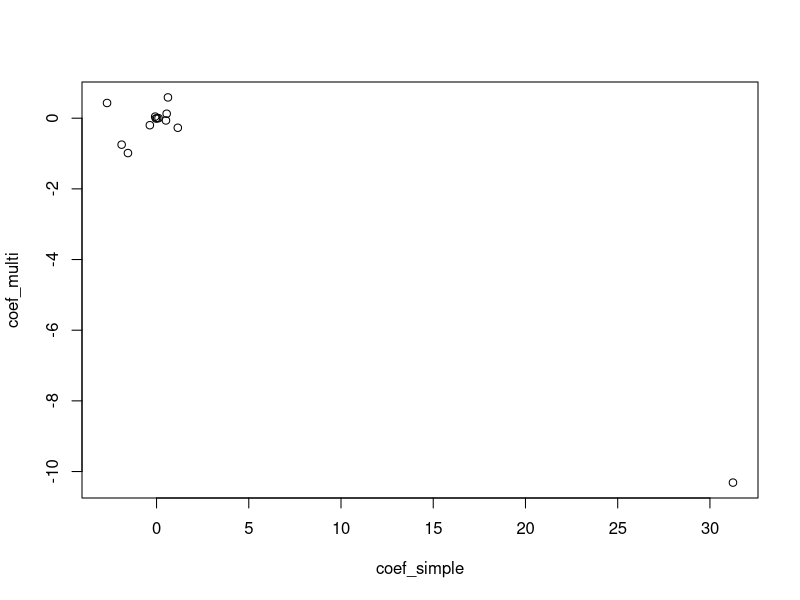

This figure's R source:

library(MASS)

summary(Boston)

Boston2 = Boston
coef_simple = c()
Boston2$chas = as.factor(Boston$chas)
for (p in 2:length(Boston2)){
    pred = Boston[,p]
    print(colnames(Boston2)[p])
    lm.model = lm(crim~pred,data=Boston)
    coef_simple = c(coef_simple, coef(lm.model)[-1]) # for part (c)
    print(summary(lm.model))
}

summary(Boston2)

lm.model_all = lm(crim~.,data=Boston2)
summary(lm.model_all)

coef_multi = coef(lm.model_all)[-1]
plot(coef_simple, coef_multi)

for (p in 2:length(Boston2)){
    pred = Boston2[,p]
    if (colnames(Boston)[p]!="chas"){
        print(colnames(Boston)[p])
        lm.model = lm(crim~poly(pred,3), data=Boston)
        print(summary(lm.model))
    }
}


